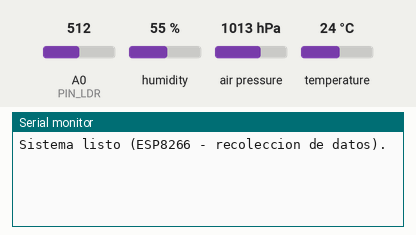
Bench run of a program on a simulated ESP8266 (NodeMCU). On the bench: the last lines printed to the serial monitor. The test bench sets the inputs (shaded band); at power-on: humidity 55 %, air pressure 1013 hPa, A0 (PIN_LDR) = 512, temperature 24 °C. The local clock reads 2024-03-15 10:24:30 at power-on unless the program sets it.

Above: at 1.4 s.
1.5 s: humidity set to 22 %
At 4.1 s:
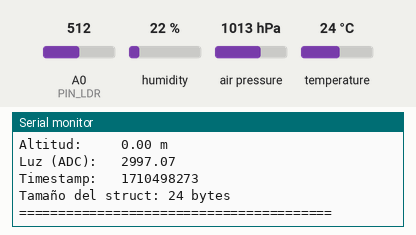
4.7 s: air pressure set to 952 hPa
At 6.7 s:
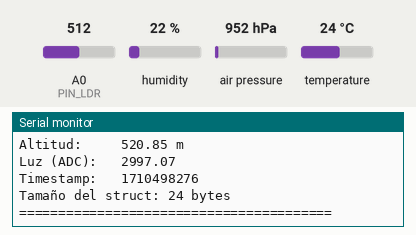
6.8 s: air pressure set to 1000 hPa
At 9.9 s:
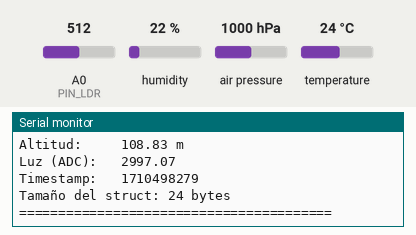
15.4 s: A0 (PIN_LDR) set to 716
At 16.9 s:
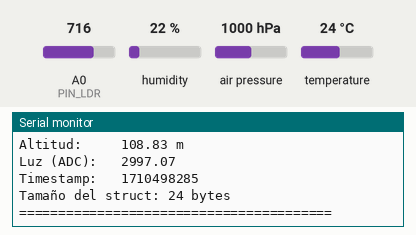
17.5 s: temperature set to 12 °C
At 19.1 s:
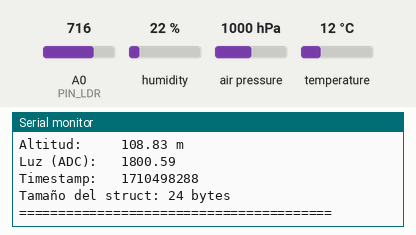
19.6 s: A0 (PIN_LDR) set to 992
At 22.4 s:
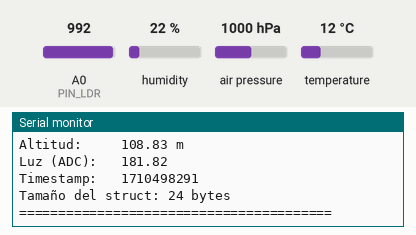
Timing chart, 0 to 22.7 s (numbered marks = the images above; inputs shaded):
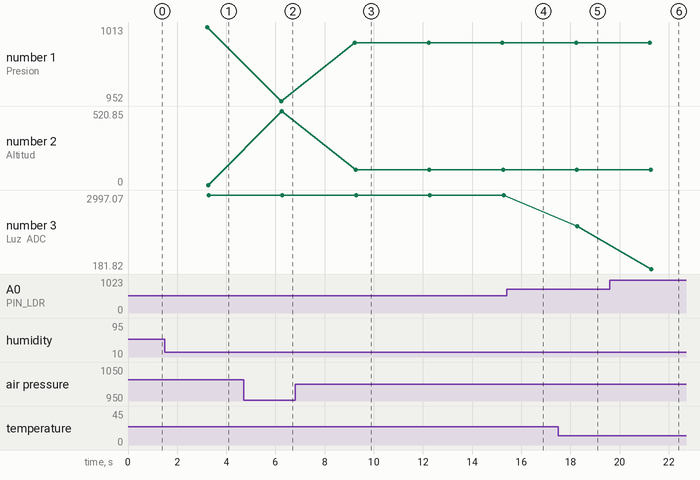

Measured:
- after the input at 1.5 s, the serial monitor: prints a new line after 1.7 s (image 1)
- after the input at 4.7 s, the serial monitor: prints a new line after 1.5 s (image 2)
- after the input at 6.8 s, the serial monitor: prints a new line after 2.4 s (image 3)
- after the input at 17.5 s, the serial monitor: prints a new line after 0.71 s (image 5)
- after the input at 19.6 s, the serial monitor: prints a new line after 1.7 s (image 6)
- plotted number 1: 1013 → 952 after the input at 4.7 s, 952 → 1000 after the input at 6.8 s
- plotted number 2: 0 → 520.85 after the input at 4.7 s, 520.85 → 108.83 after the input at 6.8 s
- plotted number 3: 1800.59 → 181.82 after the input at 19.6 s

The program:

main.cpp
```cpp
#include <Arduino.h>
#include <Wire.h>

#include "Sensor.h"
#include "SensorBMP280.h"
#include "SensorDHT22.h"
#include "SensorLDR.h"
#include "SensorDS3231.h"
#include "Paquete.h"
#include "TimerConfig.h"

// #include "Transmisor.h"   // <- DESCOMENTAR cuando agreguemos la clase del NRF24

// ============================================================
//  ESP8266 - Recolección de datos (CanSat)
//  Por ahora arma el paquete (struct) y lo imprime por Serial.
//  La transmisión por NRF24 queda comentada, lista para sumar.
// ============================================================

// ---------- Pines (según el diagrama de conexión del satélite) ----------
#define PIN_SDA   D2  // BMP280 y DS3231 comparten el mismo bus I2C
#define PIN_SCL   D1
#define PIN_DHT22 D0  // único pin digital libre, ya que D1/D2 son I2C y D3-D7 son del NRF24
#define PIN_LDR   A0  // único pin analógico del ESP8266

// Pines reservados para el NRF24 (para cuando lo agreguemos):
// #define PIN_CE  D3
// #define PIN_CSN D4
// SCK, MOSI, MISO son fijos en el ESP8266: D5, D7, D6 respectivamente
// (coincide con lo que se ve en tu diagrama: CSK->D5, MO->D6, MI->D7)

// ---------- Objetos (uno por cada variable que pediste) ----------
SensorBMP280 sensorPresion;          // presión (y de paso, altitud y su propia temperatura)
SensorDHT22  sensorHumedad(PIN_DHT22); // humedad (y temperatura, la que usamos como fuente principal)
SensorLDR    sensorLuz(PIN_LDR);     // luz
SensorDS3231 sensorReloj;            // hora / timestamp

// Array de punteros a Sensor: permite inicializar y leer los 4 objetos
// de forma polimórfica, sin importar que cada uno se comunique distinto.
Sensor* sensores[4] = { &sensorPresion, &sensorHumedad, &sensorLuz, &sensorReloj };
const uint8_t CANTIDAD_SENSORES = 4;

Paquete paquete; // arma el struct final con todos los valores juntos

// Transmisor transmisor(PIN_CE, PIN_CSN); // <- DESCOMENTAR cuando agreguemos el NRF24

void setup() {
  Serial.begin(9600);

  // En el ESP8266 hay que indicarle a Wire (I2C) qué pines usar --
  // a diferencia del Arduino Uno/Nano, acá no son fijos por hardware.
  Wire.begin(PIN_SDA, PIN_SCL);

  // Inicializamos los 4 objetos (3 sensores + el reloj) de forma
  // uniforme gracias al polimorfismo.
  for (uint8_t i = 0; i < CANTIDAD_SENSORES; i++) {
    if (!sensores[i]->inicializar()) {
      Serial.print(F("Error al inicializar sensor n° "));
      Serial.println(i);
    }
  }

  configurarTimer(); // arranca el conteo de 3 segundos por hardware

  // if (!transmisor.inicializar()) {                     // <- DESCOMENTAR cuando agreguemos el NRF24
  //   Serial.println(F("Error: no se pudo inicializar el modulo NRF24L01"));
  // }

  Serial.println(F("Sistema listo (ESP8266 - recoleccion de datos)."));
}

void loop() {
  // No bloqueante: el loop() sigue libre todo el tiempo, y solo actúa
  // cuando la interrupción del Timer1 levantó la bandera.
  if (banderaLectura) {
    banderaLectura = false;

    // Leemos los 4 objetos a través del array. Para BMP280/DHT22/LDR,
    // leer() guarda su valor "principal" en ultimaLectura. Para el
    // reloj, leer() actualiza su timestamp interno (lo usamos después
    // con obtenerTimestamp(), que no pierde precisión).
    for (uint8_t i = 0; i < CANTIDAD_SENSORES; i++) {
      sensores[i]->leer();
    }

    // Datos "extra" que no forman parte de la interfaz genérica de Sensor,
    // por eso se piden directamente a los objetos concretos.
    float presion     = sensorPresion.obtenerUltimaLectura();
    float altitud      = sensorPresion.leerAltitud();
    float humedad      = sensorHumedad.obtenerUltimaLectura();
    float temperatura  = sensorHumedad.leerTemperatura(); // fuente principal de temperatura
    float luz          = sensorLuz.leerLux(); // convertido a escala de 0-6000 lux (ver SensorLDR.cpp)
    uint32_t timestamp = sensorReloj.obtenerTimestamp();  // valor sin pérdida de precisión

    // Armamos el paquete (struct) con todos los valores juntos
    paquete.actualizar(temperatura, humedad, presion, altitud, luz, timestamp);

    // Por ahora, como no tenemos el NRF24 todavía, mostramos el
    // contenido del struct por Serial para verificar que todo ande bien.
    paquete.imprimir();

    // ----- Acá iría la transmisión real, cuando agreguemos el NRF24 -----
    // PaqueteRadio datosParaEnviar = paquete.obtenerDatos();
    // bool enviado = transmisor.enviar(&datosParaEnviar, sizeof(datosParaEnviar));
    // if (!enviado) {
    //   Serial.println(F("Aviso: el receptor no confirmo recepcion del paquete"));
    // }
  }
}
```

Timerconfig.cpp
```cpp
#include "TimerConfig.h"

volatile bool banderaLectura = false;

// ICACHE_RAM_ATTR: obliga a que la ISR viva en RAM, no en Flash -- en el
// ESP8266 el acceso a Flash puede quedar bloqueado momentáneamente (por
// ejemplo durante operaciones internas de WiFi), y si la interrupción
// estuviera en Flash en ese instante, el micro se colgaría.
void ICACHE_RAM_ATTR isrTimer() {
  banderaLectura = true;
}

void configurarTimer() {
  // Timer1 del ESP8266: reloj base de 80MHz. Con divisor TIM_DIV256
  // queda en 312.500 cuentas/segundo. Para 3 segundos: 312.500*3 = 937.500
  // cuentas (dentro del límite de 23 bits del timer, 8.388.607).
  timer1_attachInterrupt(isrTimer);
  timer1_enable(TIM_DIV256, TIM_EDGE, TIM_LOOP); // TIM_LOOP = se reinicia solo
  timer1_write(937500);
}
```

Timerconfig.h
```cpp
#ifndef TIMER_CONFIG_H
#define TIMER_CONFIG_H

#include <Arduino.h>

extern volatile bool banderaLectura;

void configurarTimer();

#endif
```
